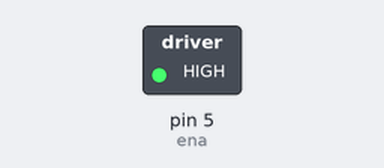
This sketch was run on a simulated Arduino Uno, built with avr-gcc and run on an emulated ATmega328P. Shown: switched loads named in the sketch (green lamp = pin HIGH).

Above: at 0.1 s.
Timing chart, 0 to 1.6 s (numbered marks = the images above):
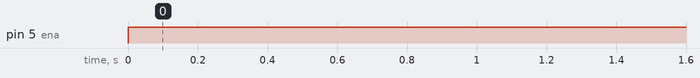

Measured:
- by itself, pin 5 (ena): LOW → HIGH at 0.00 s

The sketch:

DriveCode.ino
```cpp
class L298N
{ // custom L298N motor driver object.
  int ena;
  int in1;
  int in2;
  bool braking;

public:
  L298N(int enPin, int in1Pin, int in2Pin, bool brake = true)
  {
    ena = enPin;
    in1 = in1Pin;
    in2 = in2Pin;
    braking = brake;
  }
  void setSpeed(double speed = 0)
  {
    if (speed == 0 && braking)
    {
      digitalWrite(in1, HIGH);
      digitalWrite(in2, HIGH);
      digitalWrite(ena, LOW);
    }
    else if (speed == 0 && !braking)
    {
      digitalWrite(in1, LOW);
      digitalWrite(in2, LOW);
      digitalWrite(ena, LOW);
    }
    else if (speed > 0)
    {
      digitalWrite(in1, HIGH);
      digitalWrite(in2, LOW);
      analogWrite(ena, speed * 255);
    }
    else if (speed < 0)
    {
      digitalWrite(in1, LOW);
      digitalWrite(in2, HIGH);
      analogWrite(ena, speed * -255);
    }
  }
};

// pin assignment
int ena = 5;
int in1 = 12;
int in2 = 13;
L298N drive(ena, in1, in2, false); // object init, (enablePin, in1, in2, brakingMode)
void setup() {}
void loop()
{
  drive.setSpeed(255); // set speed to go forward, (speed), speed>0 for forward, speed<0 for backwards
  // delay(10000);         // 10s delay
  // drive.setSpeed(255);  // backwards command
  // delay(10000);         // 10s delay
}
```
